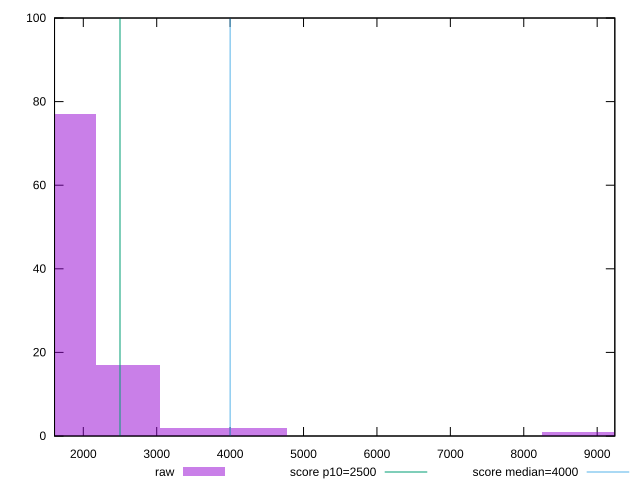

This chart was generated by the following gnuplot code:
reset

$raw <<EOF
1737.3698048993288 77
2606.0547073489934 17
4343.424512248322 2
9555.533926946307 1
3474.7396097986575 2
8686.849024496643 1
EOF

set key outside below
set boxwidth 868.6849024496644
set xrange [1608.092:9240.4845]
set yrange [0:100]
set trange [0:100]
set style fill transparent solid 0.5 noborder

set parametric
set terminal svg size 640, 490 enhanced background rgb 'white'
set output "reports/report_00028_2021-02-24T12-49-42.674Z/largest-contentful-paint/samples/music/raw/histogram.svg"

plot $raw title "raw" with boxes, \
     2500,t title "score p10=2500", \
     4000,t title "score median=4000"

reset
